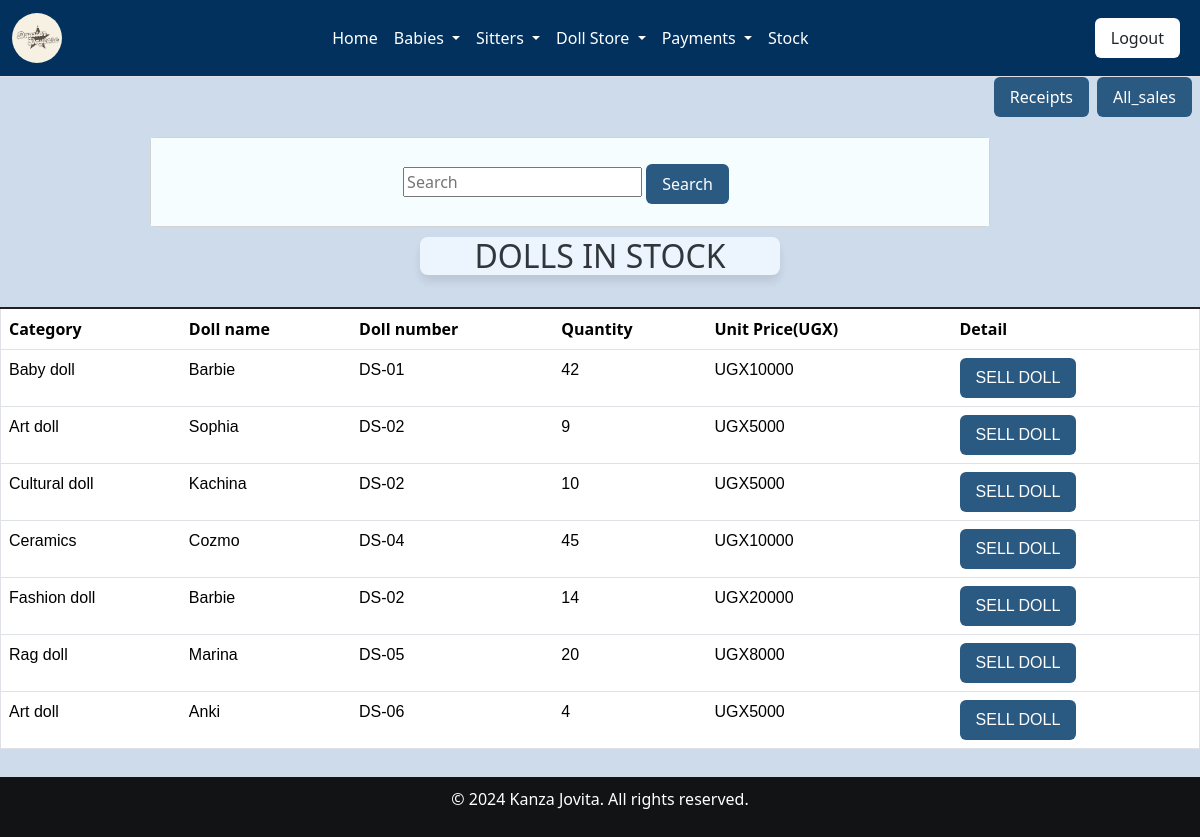
Page /doll/ (signed in) on the committed database.
### home/models.py (models this page shows, shortened)
class Doll(models.Model):
    c_doll=models.ForeignKey(Category_doll, on_delete=models.CASCADE,null=True, blank=True)
    name_of_the_doll =models.CharField(max_length=200,null=True, blank=True)
    doll_number = models.CharField(max_length=200,null=True, blank=True)
    quantity=models.IntegerField(default=0)
    issued_quantity=models.IntegerField(default=0,blank=True,null=True)
    received_quantity=models.IntegerField(default=0,null=False,blank=False)
    Unit_price=models.IntegerField(default=0,null=False, blank=False)
    date=models.DateField(default=timezone.now)

class Category_doll(models.Model):
     name = models.CharField(max_length=100,null=True, blank=True)
     def __str__(self):
         return str(self.name)

### home/views.py (the view)
# urls.py: path('doll/', views.doll, name='doll'),
@login_required
def doll(request):
    dolls = Doll.objects.all()  # Retrieving all doll objects
    return render(request, 'doll.html', {'dolls': dolls})

### home/templates/doll.html (shortened to what this page needs)
{% extends 'base.html' %}
{% load static %}
{% block content %}
<div class="project-container">
<div class="button-container">
    <a href="{% url 'receipt' %}" class="hover_button"><input type="submit" value="Receipts" class="btn btn-primary" placeholder="Receipts"/></a>
    <a href="{% url 'all_sales' %}" class="hover-button"><input type="submit" value="All_sales" class="btn btn-primary" type="button"/></a>
</div>
<div class="card" style="width: 70%; height: 90px; margin-left: 150px;">
    <div class="card-body" style="color: black; background-color:#f5fdff;">
        <div class="project-container">
                <form method="GET" action="{% url 'search_doll' %}" style="width: 100%; text-align: center; margin-top: 10px;" class="search">
                    <input type="text" name="search" placeholder="Search" class="search-input">
                    <button type="submit" class="btn btn-dark btn" >Search</button>
                </form>
            </div>
        </div>
    </div>
</div>
<div class="card-header">
    <h2>DOLLS IN STOCK</h2>
</div>
<br>
<table class="table table-bordered"  style="border-top: 2px solid rgb(34,32,32);">
    <thead class="thead-dark table-bordered">
        <tr>
            <th scope="col" class="project-h1">Category</th>
            <th scope="col" class="project-h1">Doll name</th>
            <th scope="col" class="project-h1">Doll number</th>
            <th scope="col" class="project-h1">Quantity</th>
            <th scope="col" class="project-h1">Unit Price(UGX)</th>
            <th scope="col" class="project-h1">Detail</th>
        </tr>
    </thead>
    {% for doll in dolls %}
    <tbody>
        <tr style="font-family: sans-serif;">
            <td>{{doll.c_doll}}</td>
            <td>{{doll.name_of_the_doll}}</td>
            <td>{{doll.doll_number}}</td>
            <td>{{doll.quantity}}</td>
            <td>UGX{{doll.Unit_price}}</td>
            <div>
                <td>
                    <a href="{% url 'dollcorner' doll_id=doll.id %}" class="btn btn-primary">SELL DOLL</a>
                </td>
            </div>
        </tr>
    </tbody>
    {% endfor %}
</table>
{% endblock %}

### home/static/css/main.css (style rules this page uses)
.card-header { border: 1px #333; opacity:90%; width: 87%; text-align: center; box-shadow: 0 7px 10px rgba(0, 0, 0, 0.1); border-radius: 8px; width:30%; margin: 0 auto; margin-top: 10px; background-color: aliceblue; text-align: center; }
.table th, .table td { padding: 8px; text-align: left; border: none; outline: none; }
.table th { color: rgb(39, 38, 38); }
.table th, .table td { white-space: nowrap; }
.table { text-align: center; }

### home/templates/doll.html (style rules this page uses)
.button-container { display: flex; justify-content: flex-end; margin-bottom: 20px; }
body { background-color: rgba(158, 184, 217, 0.5); }
.btn { background-color: #2a5982; color: #fff; border: none; padding: 0.5rem 1rem; margin-right: 0.5rem; cursor: pointer; }
.card-header { border: 1px #333; opacity:90%; width: 87%; text-align: center; box-shadow: 0 7px 10px rgba(0, 0, 0, 0.1); border-radius: 8px; width:30%; margin: 0 auto; margin-top: 10px; background-color: aliceblue; text-align: center; }
.table { width: 100%; border-collapse: collapse; border: 1px solid #dee2e6; }
th, td { border: 1px solid #dee2e6; padding: 0.75rem; text-align: left; }
th { background-color: #f0f0f0; }

### rows in the picture
Doll: c_doll "Baby doll", name_of_the_doll "Barbie", doll_number "DS-01", quantity "42", Unit_price "10000"
Doll: c_doll "Art doll", name_of_the_doll "Sophia", doll_number "DS-02", quantity "9", Unit_price "5000"
Doll: c_doll "Cultural doll", name_of_the_doll "Kachina", doll_number "DS-02", quantity "10", Unit_price "5000"
Doll: c_doll "Ceramics", name_of_the_doll "Cozmo", doll_number "DS-04", quantity "45", Unit_price "10000"
Doll: c_doll "Fashion doll", name_of_the_doll "Barbie", doll_number "DS-02", quantity "14", Unit_price "20000"
Doll: c_doll "Rag doll", name_of_the_doll "Marina", doll_number "DS-05", quantity "20", Unit_price "8000"
Doll: c_doll "Art doll", name_of_the_doll "Anki", doll_number "DS-06", quantity "4", Unit_price "5000"
